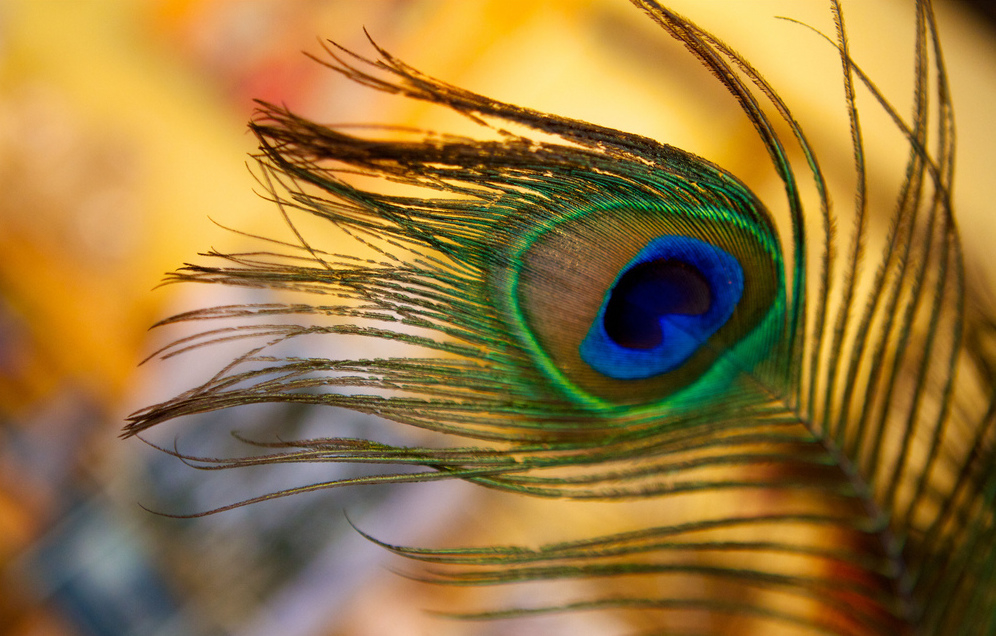
#> input picture OpenCV/TASK1/rsz_peacock-feather.jpg, 996 x 636 px, found by its file name
$ python Pencil.py
#> lines starting #> are read from the running program, lines starting #| are printed output that depends on the picture; after the words box and inside, x2 and y2 are one past the last pixel; in counts of white or black regions, pixels touching at a corner belong together
import numpy as np
import cv2 as cv
from matplotlib import pyplot as plt
img = cv.imread('/home/prathmesh/Desktop/UMIC/Autumn-of-Automation/OpenCV/TASK1/rsz_peacock-feather.jpg',0)
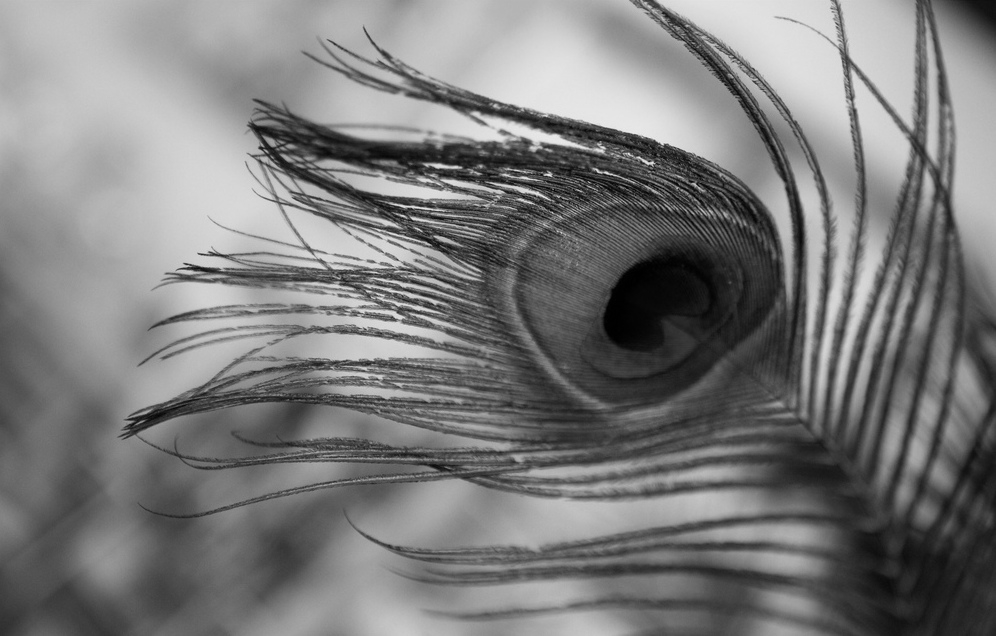
#> img: shape (636, 996); min 0, max 236, mean 123.2
edges = cv.Canny(img,0,200)
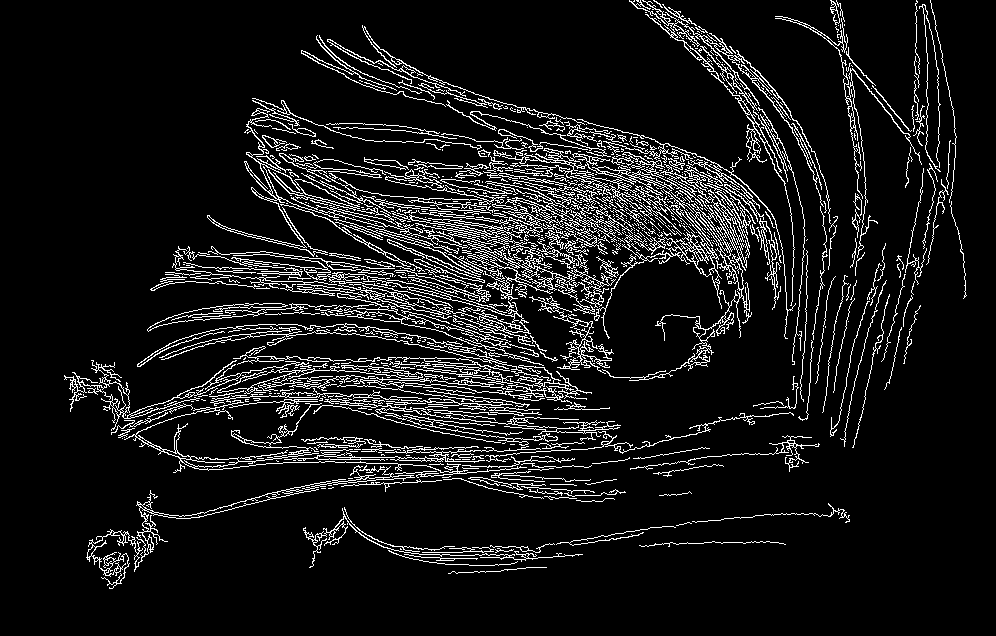
#> edges: shape (636, 996); 9.2% white in thin lines or dots, all inside (x1, y1, x2, y2) = (64, 0, 967, 589)
edges = ~edges
plt.subplot(121),plt.imshow(img,cmap = 'gray')
plt.title('Original Image'), plt.xticks([]), plt.yticks([])
plt.subplot(122),plt.imshow(edges,cmap = 'gray')
plt.title('Edge Image'), plt.xticks([]), plt.yticks([])
plt.show()
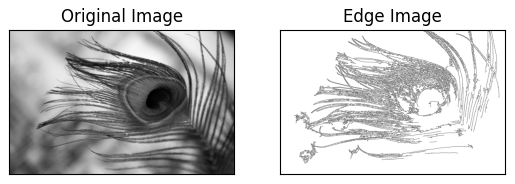
#> figure drawn by matplotlib, 2 panels
